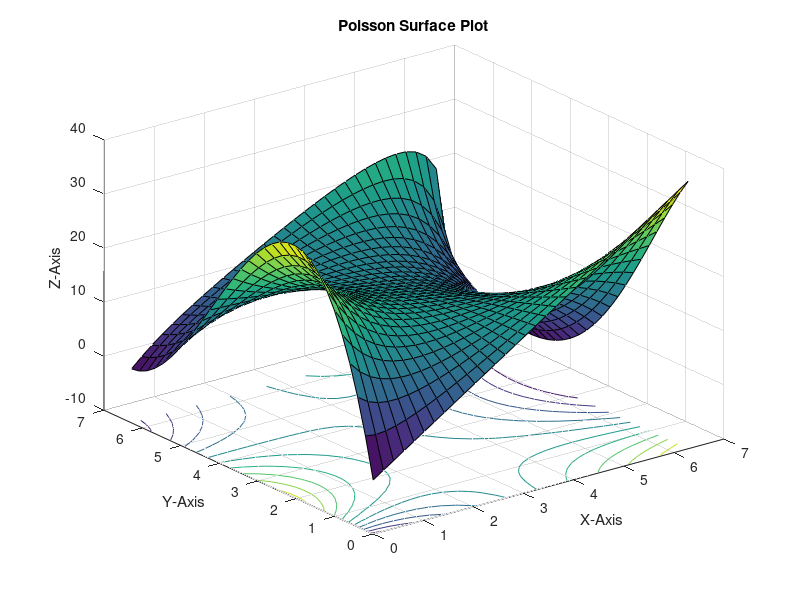
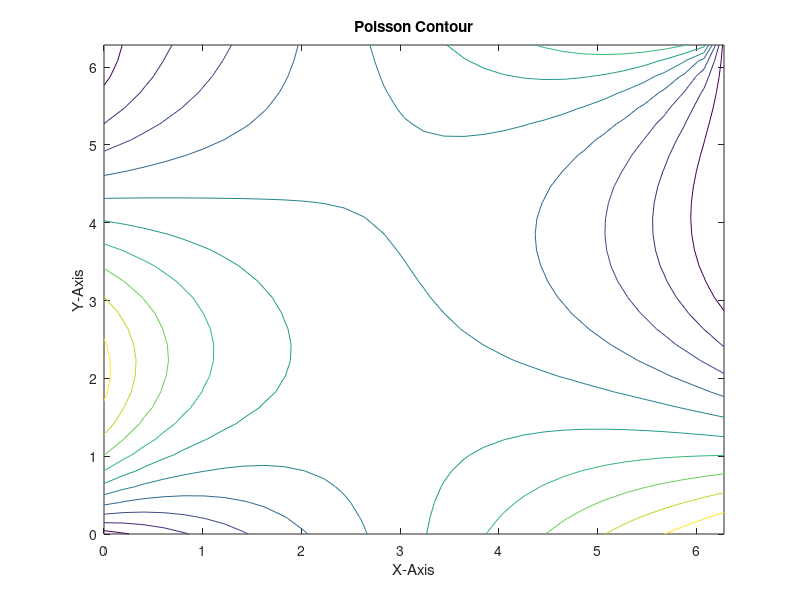

MATLAB code to generate these figures, in order:
%MECE 5397 - Computing For Engineers Final Project
close all; clc;

%Initial Values That Were Given In The Problem Statement That Dictate The
%Bounds For The Problem
ax = 0;
ay = 0;
bx = 2*pi;
by = 2*pi;

%The Number Of Nodes Used In Computing Of The Solution And The
%Incrementation Value That Was Used
n = 30;
dx = 1/n;
dy = 1/n;

%Computes The Coordinate Discretization Values That Are Used In The
%Solution 
x = linspace(ax,bx,n+2);
y = linspace(ay,by,n+2);

%This For Loop Computes The Value Of F And Stores Them In A Matrix Of Size
%n+2 by n+2 That Will Be Called Upon In The Gauss-Sidel and SOR
%Computations
for p = 1:n+2
    for q = 1:n+2
        F(q,p) = sin(pi*(x(q) - ax)/(bx - ax)).*cos(pi/2*(2*((y(p) - ay)/(by - ay)) + 1));
    end
end
%F = 0*F;


%Right-Side Boundary Condition
Gb = ((by - y).^2).*cos((pi*y)/by);
Gby = ((by - ay)^2)*cos((pi*ay)/by);

%Left-Side Boundary Condition
Fb = y.*((by - y).^2);
Fby = ay*((by - ay)^2);

%Bottom-Side Boundary Condition
U_b = Fby + ((x - ax)/(bx - ax))*(Gby - Fby);

%Coefficients Of The Node Values 
A = 1/(dx^2);
B = 1/(dy^2);
C = ((2/dx^2)+(2/dy^2));

%Setting Up A Global Solution Matrix The Contains All The Boundary
%Conditions
U = ones(n+2,n+2);
U(:,1) = Fb;                %Left Boundary Side
U(:,end) = Gb;              %Right Boundary Side
U(1,:) = U_b;               %Bottom Boundary Side
%surf(x,y,U)

%This Step Sets Up Counters To Record The Error Values, Iterations Computed
%And The Time Taken To Finish Computing
tic
Guasscounter = 0;
err = 1;
omega = 1;
save('PoissonEquationAP023')
%This While Loop Allows the Iterative Solver To Keep Computing Until The
%Error Is To The Specified Poiint Where The Error Is Too Small To Consider
while err > 1e-6
D = U;
%Top Side Boundary Conditions Are Computed Here Due To The Neumann
%Conditions Imposed On Them, They Require Their Own Computation Based Of
%The Iterative Solver
 for j = 2:n+1
         U(end,j) = (-1/C)*(-F(end,j) - (2*B)*U(end-1,j) - A*U(end,j-1) - A*U(1,j+1) );
 end
%This Is The Actual Solver, Both Gauss-Sidel And SOR Are Present, However
%When You Plug The Multiplier Value Of w=1 The SOR Behaves Like Gauss-Sidel
for k = 2:n+1
    for j = 2:n+1
        U(j,k) = (-1/C)*(- F(j,k) - A*U(j,k-1) - B*U(j-1,k) - A*U(j,k+1) - B*U(j+1,k));
        U(j,k) = omega*U(j,k) + (1 - omega)*D(j,k);
        Guasscounter = Guasscounter + 1;
    end
end
err = max(max(abs((D-U)./D)));
end
toc

%Plots The Surface And Contour Plots Of The Poisson Solution
surfc(x,y,U)
title('Poisson Surface Plot')
xlabel('X-Axis')
ylabel('Y-Axis')
zlabel('Z-Axis')
figure
contour(x,y,U)
title('Poisson Contour')
xlabel('X-Axis')
ylabel('Y-Axis')
zlabel('Z-Axis')
disp('Computing Iterations:');
disp(Guasscounter);
